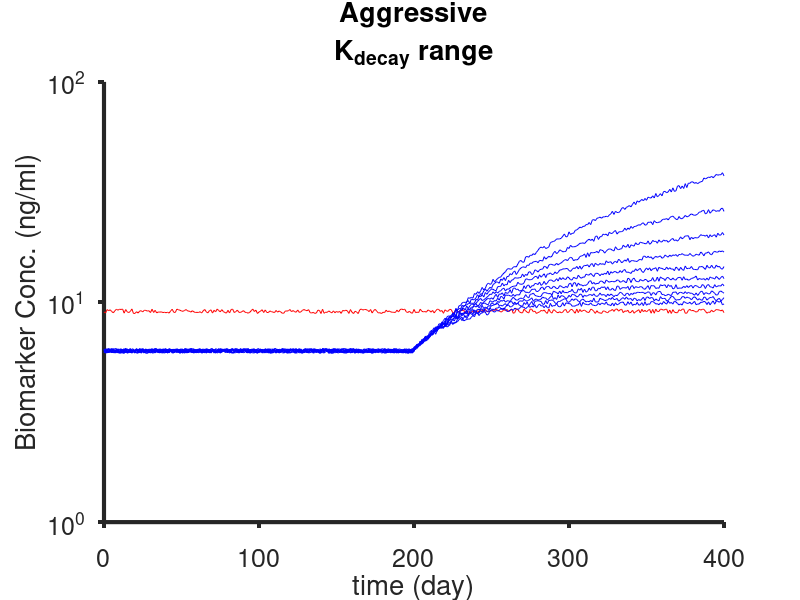

This chart was generated by the following MATLAB code: (Note: this script raises an error after producing the figure.)
%% This code generates:
% a. classification between aggressive and no cancer patients (TD = 60 day)
% b. classification between non-aggressive and no cancer patients (TD = 18 month)
% c. classification in a range of k_decay and k_growth
%% a. Aggressive tumor
clear all; close all; clc
time = (0:400)';
num_patients = 200;
Ch0 = 8; %ng/mL
std_h = 1.5; %ng/mL
Ch0_rnd = std_h.*randn(num_patients,1) + Ch0;
Ca0 = 8; %ng/mL
std_a = 1.5; %ng/mL
Ca0_rnd = std_a.*randn(num_patients,1) + Ca0;
k_gr = 1/60; %day
k_decay = linspace(1/30,1/150,10); %day

C_healthy = zeros(numel(time),num_patients);
C_unhealthy = zeros(numel(time),num_patients);

% C_healthy_noise1 = zeros(numel(time),num_patients);
% C_unhealthy_noise1 = zeros(numel(time),num_patients);
t_onset = 200;

for k = 1:numel(k_decay)
    for j = 1:num_patients
        for i = 1:numel(time)
            C_healthy(i,j,k) = Ch0_rnd(j);
            if i < t_onset
                C_unhealthy(i,j,k) = Ca0_rnd(j);
            else
                C_unhealthy(i,j,k) = Ca0_rnd(j)*exp((k_gr/k_decay(k))*(1-exp(-k_decay(k)*time(i-(t_onset-1)))));
            end
        end
    end
end

for l = 1:numel(k_decay)
    for k = 1:num_patients
        
        C_healthy_noise1(:,k,l) = C_healthy(:,k,l)+5*rand(1,numel(C_healthy(:,k,l)))'.*C_healthy(:,k,l)/100;
        C_unhealthy_noise1(:,k,l) = C_unhealthy(:,k,l)+5*rand(1,numel(C_unhealthy(:,k,l)))'.*C_unhealthy(:,k,l)/100;
        
    end
end

figure;
plot(time, squeeze(C_healthy_noise1(:,1,1)), 'r', time, squeeze(C_unhealthy_noise1(:,1,:)), 'b');
title({'Aggressive','K_{decay} range'});
xlabel('time (day)'); ylabel('Biomarker Conc. (ng/ml)');
set(gca,'box','off','TickDir','out',...
    'FontSize',18,'FontName','Helvetica','YScale','log','LineWidth', 3);
% KNN
% model 1
p = 0.9;      % proportion of rows to select for training
N = num_patients;  % total number of rows
tf_healthy = false(N,numel(k_decay));    % create logical index vector
tf_healthy(1:round(p*N),:) = true;
for m = 1:numel(k_decay)
    tf_healthy(:,m) = tf_healthy(randperm(N),m);   % randomise order
    C_healthy_noise1_train(:,:,m) = C_healthy_noise1(:,squeeze(tf_healthy(:,m)),m);
    C_healthy_noise1_test(:,:,m) = C_healthy_noise1(:,squeeze(~tf_healthy(:,m)),m);
    % for now using the same index of random selection for healthy and
    % unhealthy
    C_unhealthy_noise1_train(:,:,m) = C_unhealthy_noise1(:,squeeze(tf_healthy(:,m)),m);
    C_unhealthy_noise1_test(:,:,m) = C_unhealthy_noise1(:,squeeze(~tf_healthy(:,m)),m);
    train_data(:,:,m) = [C_healthy_noise1_train(:,:,m),C_unhealthy_noise1_train(:,:,m)];
    test_data(:,:,m) = [C_healthy_noise1_test(:,:,m),C_unhealthy_noise1_test(:,:,m)];
    train_labels(:,m) = [ones(1,p*N),zeros(1,p*N)];
    test_true_labels(:,m) = [ones(1,round((1-p)*N)),zeros(1,round((1-p)*N))];
    
    [predicted_labels(:,m),nn_index,accuracy(:,m)] = KNN_(3,train_data(:,:,m)',train_labels(:,m)',test_data(:,:,m)');
    [cm(:,:,m),gn(:,:,m)] = confusionmat(test_true_labels(:,m)',predicted_labels(:,m));
    % precision, recall and f1Scores
    precision(:,m) = diag(cm(:,:,m))./sum(cm(:,:,m),2);
    recall(:,m) = diag(cm(:,:,m))./sum(cm(:,:,m),1)';
    f1Scores(:,m) = 2*(precision(:,m).*recall(:,m))./(precision(:,m)+recall(:,m));
    meanF1(:,m) = mean(f1Scores(:,m));
end
%% b. Non-Aggressive tumor
clear all; close all; clc
time = (0:400)';
num_patients = 200;
Ch0 = 8; %ng/mL
std_h = 1.5; %ng/mL
Ch0_rnd = std_h.*randn(num_patients,1) + Ch0;
Ca0 = 8; %ng/mL
std_a = 1.5; %ng/mL
Ca0_rnd = std_a.*randn(num_patients,1) + Ca0;
k_gr = 1/30/18; %day
k_decay = linspace(1/30,1/20/30,10); %day

C_healthy = zeros(numel(time),num_patients);
C_unhealthy = zeros(numel(time),num_patients);

% C_healthy_noise1 = zeros(numel(time),num_patients);
% C_unhealthy_noise1 = zeros(numel(time),num_patients);
t_onset = 200;

for k = 1:numel(k_decay)
    for j = 1:num_patients
        for i = 1:numel(time)
            C_healthy(i,j,k) = Ch0_rnd(j);
            if i < t_onset
                C_unhealthy(i,j,k) = Ca0_rnd(j);
            else
                C_unhealthy(i,j,k) = Ca0_rnd(j)*exp((k_gr/k_decay(k))*(1-exp(-k_decay(k)*time(i-(t_onset-1)))));
            end
        end
    end
end

for l = 1:numel(k_decay)
    for k = 1:num_patients
        
        C_healthy_noise1(:,k,l) = C_healthy(:,k,l)+15*rand(1,numel(C_healthy(:,k,l)))'.*C_healthy(:,k,l)/100;
        C_unhealthy_noise1(:,k,l) = C_unhealthy(:,k,l)+15*rand(1,numel(C_unhealthy(:,k,l)))'.*C_unhealthy(:,k,l)/100;
        
    end
end

figure;
plot(time, squeeze(C_healthy_noise1(:,1,1)), 'r', time, squeeze(C_unhealthy_noise1(:,1,1)), 'b');
hold on;
plot(time, squeeze(C_unhealthy_noise1(:,1,end)), 'g');
legend('T_{Decay} = 0 day', 'T_{Decay} = 30 days', 'T_{Decay} = 600 days');
title({'Non-Aggressive','K_{decay} range'});
xlabel('time (day)'); ylabel('Biomarker Conc. (ng/ml)');
set(gca,'box','off','TickDir','out',...
    'FontSize',18,'FontName','Helvetica','YScale','log','LineWidth', 3);
% KNN
% model 1
p = 0.9;      % proportion of rows to select for training
N = num_patients;  % total number of rows
tf_healthy = false(N,numel(k_decay));    % create logical index vector
tf_healthy(1:round(p*N),:) = true;
for m = 1:numel(k_decay)
    tf_healthy(:,m) = tf_healthy(randperm(N),m);   % randomise order
    C_healthy_noise1_train(:,:,m) = C_healthy_noise1(:,squeeze(tf_healthy(:,m)),m);
    C_healthy_noise1_test(:,:,m) = C_healthy_noise1(:,squeeze(~tf_healthy(:,m)),m);
    % for now using the same index of random selection for healthy and
    % unhealthy
    C_unhealthy_noise1_train(:,:,m) = C_unhealthy_noise1(:,squeeze(tf_healthy(:,m)),m);
    C_unhealthy_noise1_test(:,:,m) = C_unhealthy_noise1(:,squeeze(~tf_healthy(:,m)),m);
    train_data(:,:,m) = [C_healthy_noise1_train(:,:,m),C_unhealthy_noise1_train(:,:,m)];
    test_data(:,:,m) = [C_healthy_noise1_test(:,:,m),C_unhealthy_noise1_test(:,:,m)];
    train_labels(:,m) = [ones(1,p*N),zeros(1,p*N)];
    test_true_labels(:,m) = [ones(1,round((1-p)*N)),zeros(1,round((1-p)*N))];
    
    [predicted_labels(:,m),nn_index,accuracy(:,m)] = KNN_(3,train_data(:,:,m)',train_labels(:,m)',test_data(:,:,m)');
    [cm(:,:,m),gn(:,:,m)] = confusionmat(test_true_labels(:,m)',predicted_labels(:,m));
    % precision, recall and f1Scores
    precision(:,m) = diag(cm(:,:,m))./sum(cm(:,:,m),2);
    recall(:,m) = diag(cm(:,:,m))./sum(cm(:,:,m),1)';
    f1Scores(:,m) = 2*(precision(:,m).*recall(:,m))./(precision(:,m)+recall(:,m));
    meanF1(:,m) = mean(f1Scores(:,m));
end
figure;
plot(1./k_decay,meanF1,'*');
xlabel('T_{decay} (day)'); ylabel('f1score');
% text('T_{growth} = 30 days')
set(gca,'box','off','TickDir','out',...
    'FontSize',18,'FontName','Helvetica','LineWidth', 3);
%% c. different ranges of k_decay and k_growth
clear all; close all; clc
test_iter = 10;
time = (0:400)';
num_patients = 200;
Ch0 = 8; %ng/mL
std_h = 1.5; %ng/mL
Ch0_rnd = std_h.*randn(num_patients,1) + Ch0;
Ca0 = 8; %ng/mL
std_a = 1.5; %ng/mL
Ca0_rnd = std_a.*randn(num_patients,1) + Ca0;
k_gr = linspace(1/18/30,1/60,50); %day
k_decay = linspace(1/30,1/150,50); %day

C_healthy = zeros(numel(time),num_patients);
C_unhealthy = zeros(numel(time),num_patients);

% C_healthy_noise1 = zeros(numel(time),num_patients);
% C_unhealthy_noise1 = zeros(numel(time),num_patients);
t_onset = 200;

for m = 1:numel(k_gr)
    for k = 1:numel(k_decay)
        for j = 1:num_patients
            for i = 1:numel(time)
                C_healthy(i,j,k,m) = Ch0_rnd(j);
                if i < t_onset
                    C_unhealthy(i,j,k,m) = Ca0_rnd(j);
                else
                    C_unhealthy(i,j,k,m) = Ca0_rnd(j)*exp((k_gr(m)/k_decay(k))*(1-exp(-k_decay(k)*time(i-(t_onset-1)))));
                end
            end
        end
    end
end

for n = 1:numel(k_gr)
    for l = 1:numel(k_decay)
        for k = 1:num_patients
            
            C_healthy_noise1(:,k,l,n) = C_healthy(:,k,l,n)+50*rand(1,numel(C_healthy(:,k,l,n)))'.*C_healthy(:,k,l,n)/100;
            C_unhealthy_noise1(:,k,l,n) = C_unhealthy(:,k,l,n)+50*rand(1,numel(C_unhealthy(:,k,l,n)))'.*C_unhealthy(:,k,l,n)/100;
            
        end
    end
end

% KNN
% model 1
p = 0.9;      % proportion of rows to select for training
N = num_patients;  % total number of rows
tf_healthy = false(N,numel(k_decay),numel(k_gr),test_iter);    % create logical index vector
tf_healthy(1:round(p*N),:,:,:) = true;

for l = 1:test_iter
    for n = 1:numel(k_gr)
        for m = 1:numel(k_decay)
            tf_healthy(:,m,n) = tf_healthy(randperm(N),m,n);   % randomise order
            C_healthy_noise1_train(:,:,m,n) = C_healthy_noise1(:,squeeze(tf_healthy(:,m,n)),m,n);
            C_healthy_noise1_test(:,:,m,n) = C_healthy_noise1(:,squeeze(~tf_healthy(:,m,n)),m,n);
            % for now using the same index of random selection for healthy and
            % unhealthy
            C_unhealthy_noise1_train(:,:,m,n) = C_unhealthy_noise1(:,squeeze(tf_healthy(:,m,n)),m,n);
            C_unhealthy_noise1_test(:,:,m,n) = C_unhealthy_noise1(:,squeeze(~tf_healthy(:,m,n)),m,n);
            
            train_data(:,:,m,n) = [C_healthy_noise1_train(:,:,m,n),C_unhealthy_noise1_train(:,:,m,n)];
            test_data(:,:,m,n) = [C_healthy_noise1_test(:,:,m,n),C_unhealthy_noise1_test(:,:,m,n)];
            train_labels(:,m,n) = [ones(1,p*N),zeros(1,p*N)];
            test_true_labels(:,m,n) = [ones(1,round((1-p)*N)),zeros(1,round((1-p)*N))];
            
            [predicted_labels(:,m,n),nn_index,accuracy(:,m,n)] = KNN_(3,train_data(:,:,m,n)',train_labels(:,m,n)',test_data(:,:,m,n)');
            [cm(:,:,m,n,l),gn(:,:,m,n,l)] = confusionmat(test_true_labels(:,m,n)',predicted_labels(:,m,n));
            % precision, recall and f1Scores
            precision(:,m,n,l) = diag(cm(:,:,m,n,l))./sum(cm(:,:,m,n,l),2);
            recall(:,m,n,l) = diag(cm(:,:,m,n,l))./sum(cm(:,:,m,n,l),1)';
            f1Scores(:,m,n,l) = 2*(precision(:,m,n,l).*recall(:,m,n,l))./(precision(:,m,n,l)+recall(:,m,n,l));
            
        end
    end
end

meanF1 = mean(mean(f1Scores,4),1);


figure;
h = surf(k_gr, k_decay, squeeze(meanF1));
title('5% noise');
xlabel('k_{growth} (day^{-1})'); ylabel('k_{decay} (day^{-1})');
set(gca,'box','off','TickDir','out',...
    'FontSize',24,'FontName','Helvetica','LineWidth', 3);
 set(h,'linestyle','none');
figure;
q = surf(1./k_gr, 1./k_decay, squeeze(meanF1));
title('50% noise');
xlabel('1/k_{growth} (day)'); ylabel('1/k_{decay} (day)');
set(gca,'box','off','TickDir','out',...
    'FontSize',24,'FontName','Helvetica','LineWidth', 3);
 set(q,'linestyle','none');
 %% d. different ranges of k_decay and k_growth with normalization
clear all; close all; clc
test_iter = 10;
time = (0:400)';
num_patients = 200;
Ch0 = 8; %ng/mL
std_h = 1.5; %ng/mL
Ch0_rnd = std_h.*randn(num_patients,1) + Ch0;
Ca0 = 8; %ng/mL
std_a = 1.5; %ng/mL
Ca0_rnd = std_a.*randn(num_patients,1) + Ca0;
k_gr = linspace(1/18/30,1/60,50); %day
k_decay = linspace(1/30,1/150,50); %day

C_healthy = zeros(numel(time),num_patients);
C_unhealthy = zeros(numel(time),num_patients);

% C_healthy_noise1 = zeros(numel(time),num_patients);
% C_unhealthy_noise1 = zeros(numel(time),num_patients);
t_onset = 200;

for m = 1:numel(k_gr)
    for k = 1:numel(k_decay)
        for j = 1:num_patients
            for i = 1:numel(time)
                C_healthy(i,j,k,m) = Ch0_rnd(j);
                if i < t_onset
                    C_unhealthy(i,j,k,m) = Ca0_rnd(j);
                else
                    C_unhealthy(i,j,k,m) = Ca0_rnd(j)*exp((k_gr(m)/k_decay(k))*(1-exp(-k_decay(k)*time(i-(t_onset-1)))));
                end
            end
        end
    end
end

for n = 1:numel(k_gr)
    for l = 1:numel(k_decay)
        for k = 1:num_patients
            
            C_healthy_noise1(:,k,l,n) = C_healthy(:,k,l,n)+50*rand(1,numel(C_healthy(:,k,l,n)))'.*C_healthy(:,k,l,n)/100;
            C_unhealthy_noise1(:,k,l,n) = C_unhealthy(:,k,l,n)+50*rand(1,numel(C_unhealthy(:,k,l,n)))'.*C_unhealthy(:,k,l,n)/100;
            
        end
    end
end

% KNN
% model 1
p = 0.9;      % proportion of rows to select for training
N = num_patients;  % total number of rows
tf_healthy = false(N,numel(k_decay),numel(k_gr),test_iter);    % create logical index vector
tf_healthy(1:round(p*N),:,:,:) = true;

for l = 1:test_iter
    for n = 1:numel(k_gr)
        for m = 1:numel(k_decay)
            tf_healthy(:,m,n) = tf_healthy(randperm(N),m,n);   % randomise order
            C_healthy_noise1_train(:,:,m,n) = C_healthy_noise1(:,squeeze(tf_healthy(:,m,n)),m,n);
            C_healthy_noise1_test(:,:,m,n) = C_healthy_noise1(:,squeeze(~tf_healthy(:,m,n)),m,n);
            % for now using the same index of random selection for healthy and
            % unhealthy
            C_unhealthy_noise1_train(:,:,m,n) = C_unhealthy_noise1(:,squeeze(tf_healthy(:,m,n)),m,n);
            C_unhealthy_noise1_test(:,:,m,n) = C_unhealthy_noise1(:,squeeze(~tf_healthy(:,m,n)),m,n);
            
            train_data(:,:,m,n) = [C_healthy_noise1_train(:,:,m,n),C_unhealthy_noise1_train(:,:,m,n)];
            test_data(:,:,m,n) = [C_healthy_noise1_test(:,:,m,n),C_unhealthy_noise1_test(:,:,m,n)];
            train_labels(:,m,n) = [ones(1,p*N),zeros(1,p*N)];
            test_true_labels(:,m,n) = [ones(1,round((1-p)*N)),zeros(1,round((1-p)*N))];
            
            [predicted_labels(:,m,n),nn_index,accuracy(:,m,n)] = KNN_(3,train_data(:,:,m,n)',train_labels(:,m,n)',test_data(:,:,m,n)');
            [cm(:,:,m,n,l),gn(:,:,m,n,l)] = confusionmat(test_true_labels(:,m,n)',predicted_labels(:,m,n));
            % precision, recall and f1Scores
            precision(:,m,n,l) = diag(cm(:,:,m,n,l))./sum(cm(:,:,m,n,l),2);
            recall(:,m,n,l) = diag(cm(:,:,m,n,l))./sum(cm(:,:,m,n,l),1)';
            f1Scores(:,m,n,l) = 2*(precision(:,m,n,l).*recall(:,m,n,l))./(precision(:,m,n,l)+recall(:,m,n,l));
            
        end
    end
end

meanF1 = mean(mean(f1Scores,4),1);


figure;
h = surf(k_gr, k_decay, squeeze(meanF1));
title('5% noise');
xlabel('k_{growth} (day^{-1})'); ylabel('k_{decay} (day^{-1})');
set(gca,'box','off','TickDir','out',...
    'FontSize',24,'FontName','Helvetica','LineWidth', 3);
 set(h,'linestyle','none');

% normalization
for n = 1:numel(k_gr)
    for l = 1:numel(k_decay)
            
            mu100(l,n) = mean(mean(C_healthy_noise1(1:100,:,l,n),1));
            C_healthy_noise1_norm1(:,:,l,n) = C_healthy_noise1(:,:,l,n) - mu100(l,n);
            C_unhealthy_noise1_norm1(:,:,l,n) = C_unhealthy_noise1(:,:,l,n) - mu100(l,n);
            
    end
end

for n = 1:numel(k_gr)
    for l = 1:numel(k_decay)
            
            
            std100(l,n) = mean(std(C_healthy_noise1(1:100,:,l,n)));
            C_healthy_noise1_normz(:,:,l,n) = (C_healthy_noise1(:,:,l,n) - mu100(l,n))./std100(l,n);
            C_unhealthy_noise1_normz(:,:,l,n) = (C_unhealthy_noise1(:,:,l,n) - mu100(l,n))./std100(l,n);
            
    end
end



% KNN
% model 1
p = 0.9;      % proportion of rows to select for training
N = num_patients;  % total number of rows
tf_healthy1 = false(N,numel(k_decay),numel(k_gr),test_iter);    % create logical index vector
tf_healthy1(1:round(p*N),:,:,:) = true;

for l = 1:test_iter
    for n = 1:numel(k_gr)
        for m = 1:numel(k_decay)
            tf_healthy1(:,m,n) = tf_healthy1(randperm(N),m,n);   % randomise order
            C_healthy_noise1_train1(:,:,m,n) = C_healthy_noise1_norm1(:,squeeze(tf_healthy1(:,m,n)),m,n);
            C_healthy_noise1_test1(:,:,m,n) = C_healthy_noise1_norm1(:,squeeze(~tf_healthy1(:,m,n)),m,n);
            % for now using the same index of random selection for healthy and
            % unhealthy
            C_unhealthy_noise1_train1(:,:,m,n) = C_unhealthy_noise1_norm1(:,squeeze(tf_healthy1(:,m,n)),m,n);
            C_unhealthy_noise1_test1(:,:,m,n) = C_unhealthy_noise1_norm1(:,squeeze(~tf_healthy1(:,m,n)),m,n);
            
            train_data1(:,:,m,n) = [C_healthy_noise1_train1(:,:,m,n),C_unhealthy_noise1_train1(:,:,m,n)];
            test_data1(:,:,m,n) = [C_healthy_noise1_test1(:,:,m,n),C_unhealthy_noise1_test1(:,:,m,n)];
            train_labels1(:,m,n) = [ones(1,p*N),zeros(1,p*N)];
            test_true_labels1(:,m,n) = [ones(1,round((1-p)*N)),zeros(1,round((1-p)*N))];
            
            [predicted_labels1(:,m,n),nn_index,accuracy1(:,m,n)] = KNN_(3,train_data1(:,:,m,n)',train_labels1(:,m,n)',test_data1(:,:,m,n)');
            [cm1(:,:,m,n,l),gn1(:,:,m,n,l)] = confusionmat(test_true_labels1(:,m,n)',predicted_labels1(:,m,n));
            % precision, recall and f1Scores
            precision1(:,m,n,l) = diag(cm1(:,:,m,n,l))./sum(cm1(:,:,m,n,l),2);
            recall1(:,m,n,l) = diag(cm1(:,:,m,n,l))./sum(cm1(:,:,m,n,l),1)';
            f1Scores1(:,m,n,l) = 2*(precision1(:,m,n,l).*recall1(:,m,n,l))./(precision1(:,m,n,l)+recall1(:,m,n,l));
            
        end
    end
end

meanF11 = mean(mean(f1Scores1,4),1);


figure;
h = surf(k_gr, k_decay, squeeze(meanF11));
title('5% noise - average subtraction');
xlabel('k_{growth} (day^{-1})'); ylabel('k_{decay} (day^{-1})');
set(gca,'box','off','TickDir','out',...
    'FontSize',24,'FontName','Helvetica','LineWidth', 3);
 set(h,'linestyle','none');
 
 %
tf_healthyz = false(N,numel(k_decay),numel(k_gr),test_iter);    % create logical index vector
tf_healthyz(1:round(p*N),:,:,:) = true;

for l = 1:test_iter
    for n = 1:numel(k_gr)
        for m = 1:numel(k_decay)
            tf_healthyz(:,m,n) = tf_healthyz(randperm(N),m,n);   % randomise order
            C_healthy_noise1_trainz(:,:,m,n) = C_healthy_noise1_normz(:,squeeze(tf_healthyz(:,m,n)),m,n);
            C_healthy_noise1_testz(:,:,m,n) = C_healthy_noise1_normz(:,squeeze(~tf_healthyz(:,m,n)),m,n);
            % for now using the same index of random selection for healthy and
            % unhealthy
            C_unhealthy_noise1_trainz(:,:,m,n) = C_unhealthy_noise1_normz(:,squeeze(tf_healthyz(:,m,n)),m,n);
            C_unhealthy_noise1_testz(:,:,m,n) = C_unhealthy_noise1_normz(:,squeeze(~tf_healthyz(:,m,n)),m,n);
            
            train_dataz(:,:,m,n) = [C_healthy_noise1_trainz(:,:,m,n),C_unhealthy_noise1_trainz(:,:,m,n)];
            test_dataz(:,:,m,n) = [C_healthy_noise1_testz(:,:,m,n),C_unhealthy_noise1_testz(:,:,m,n)];
            train_labelsz(:,m,n) = [ones(1,p*N),zeros(1,p*N)];
            test_true_labelsz(:,m,n) = [ones(1,round((1-p)*N)),zeros(1,round((1-p)*N))];
            
            [predicted_labelsz(:,m,n),nn_index,accuracyz(:,m,n)] = KNN_(3,train_dataz(:,:,m,n)',train_labelsz(:,m,n)',test_dataz(:,:,m,n)');
            [cmz(:,:,m,n,l),gnz(:,:,m,n,l)] = confusionmat(test_true_labelsz(:,m,n)',predicted_labelsz(:,m,n));
            % precision, recall and f1Scores
            precisionz(:,m,n,l) = diag(cmz(:,:,m,n,l))./sum(cmz(:,:,m,n,l),2);
            recallz(:,m,n,l) = diag(cmz(:,:,m,n,l))./sum(cmz(:,:,m,n,l),1)';
            f1Scoresz(:,m,n,l) = 2*(precisionz(:,m,n,l).*recallz(:,m,n,l))./(precisionz(:,m,n,l)+recallz(:,m,n,l));
            
        end
    end
end

meanF1z = mean(mean(f1Scoresz,4),1);


figure;
h = surf(k_gr, k_decay, squeeze(meanF1z));
title('5% noise - z-score normalization');
xlabel('k_{growth} (day^{-1})'); ylabel('k_{decay} (day^{-1})');
set(gca,'box','off','TickDir','out',...
    'FontSize',24,'FontName','Helvetica','LineWidth', 3);
 set(h,'linestyle','none');